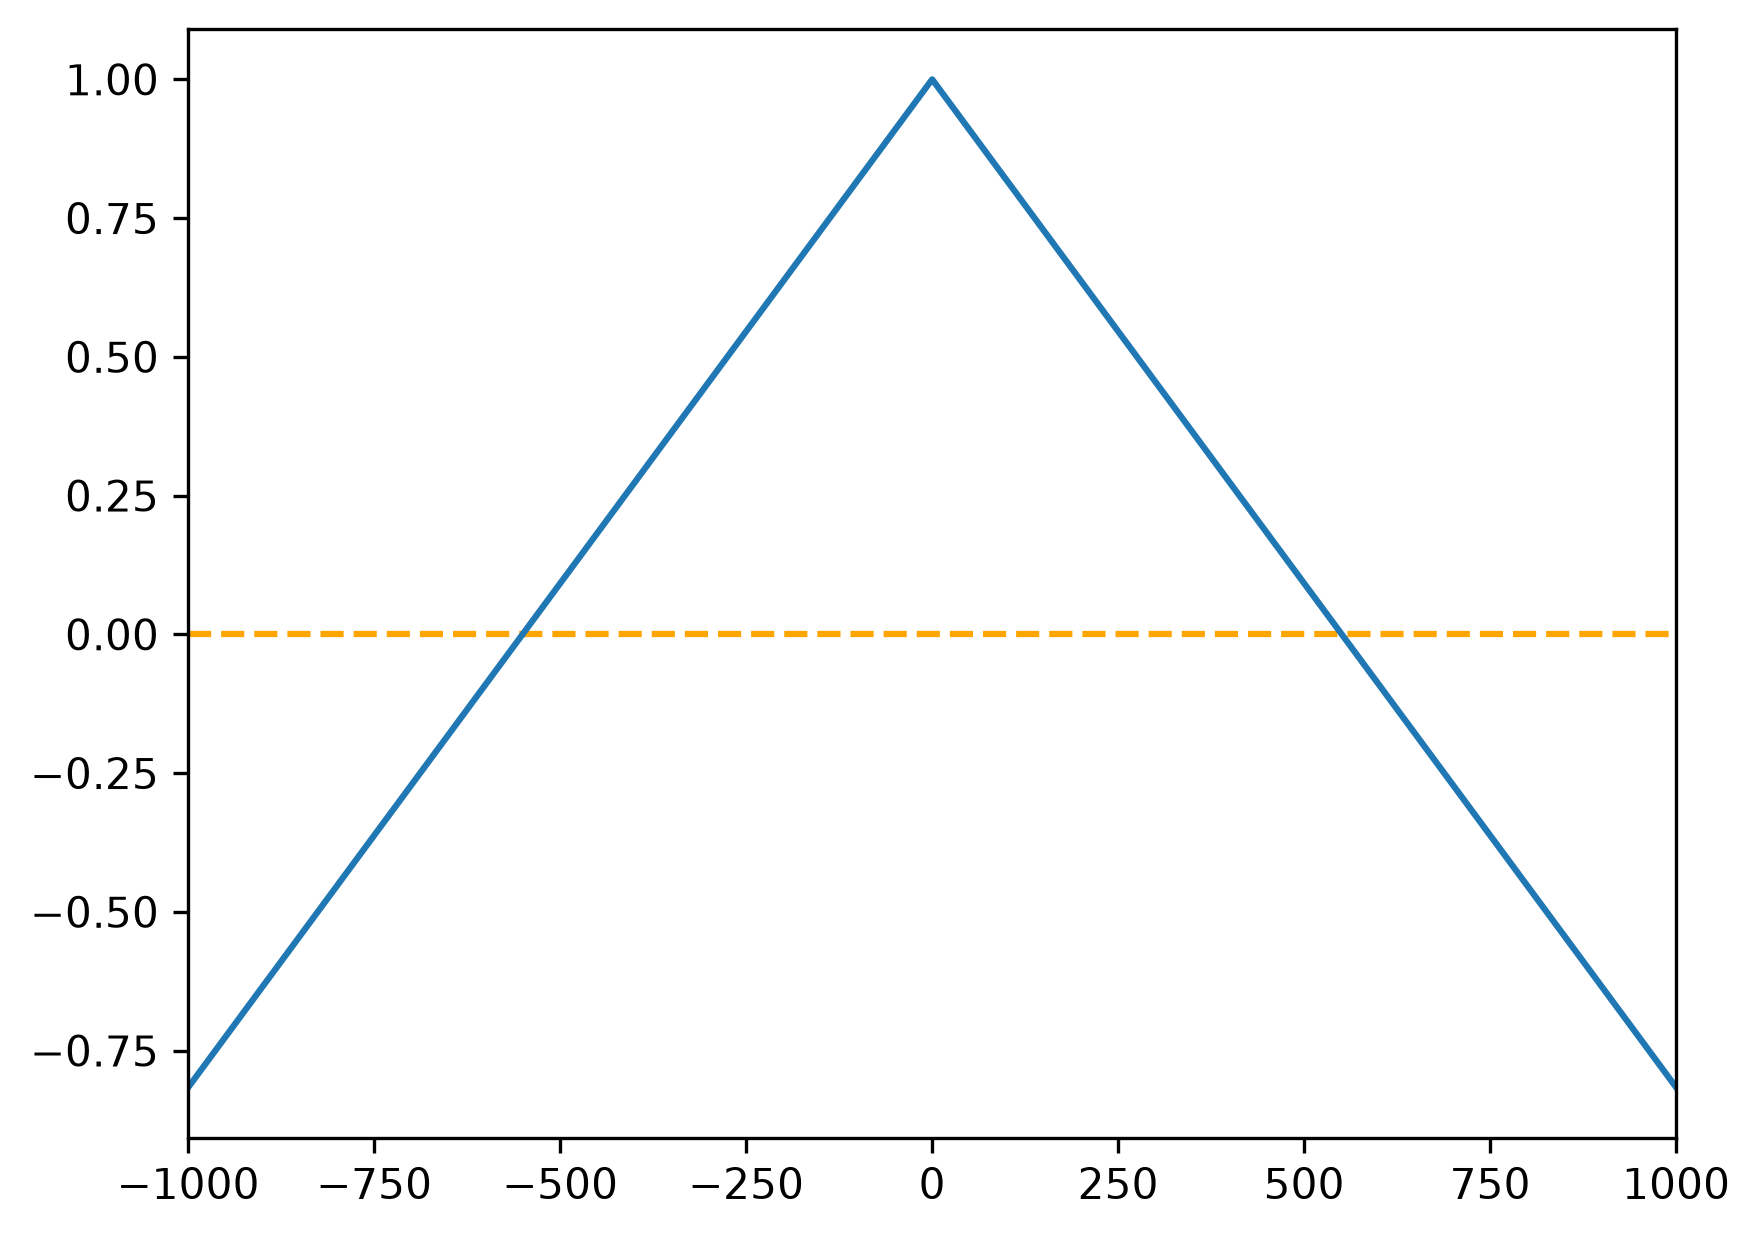

Recreate this plot in Python.
import matplotlib
matplotlib.use("Agg")

import matplotlib.pyplot as plt
import numpy as np

L = 1000
P = 0.6
N = 0.4

x_axis = np.linspace(-L, L, 10000)

r = L * np.sqrt(P) / (np.sqrt(P) + np.sqrt(N))

y_axis = 1 - np.abs(x_axis) / r

plt.axhline(0, linestyle="--", color="orange")
plt.plot(x_axis, y_axis)

plt.xlim(-L, L)

plt.savefig("absolute.png", dpi=300, bbox_inches="tight")
